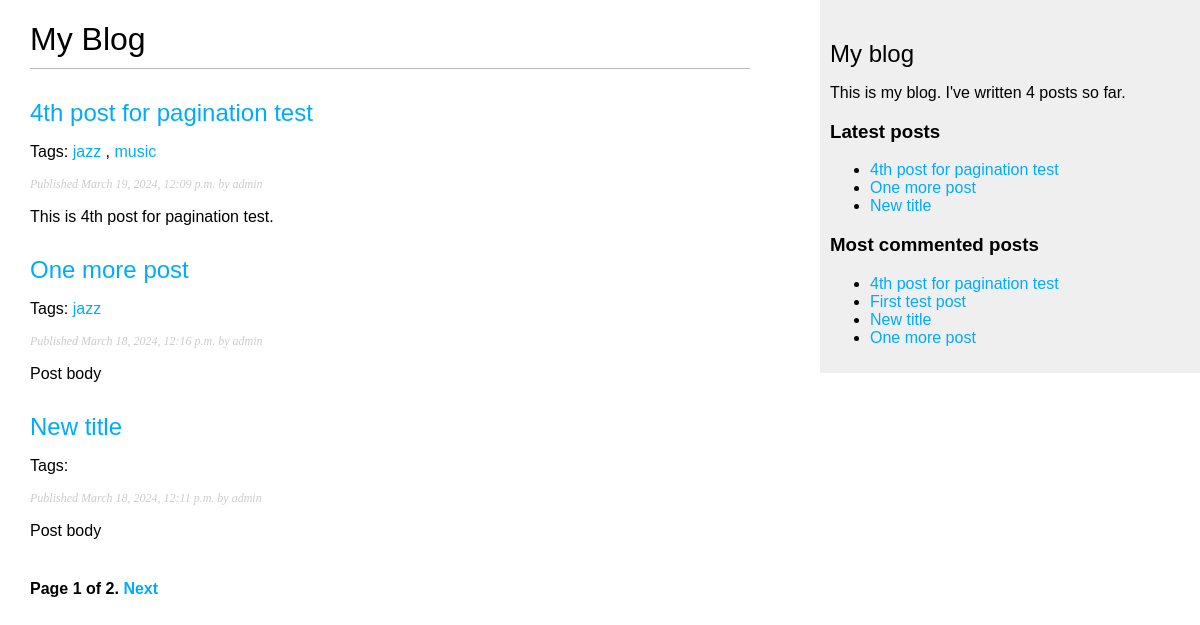
The page /blog/ on the database as committed earlier.
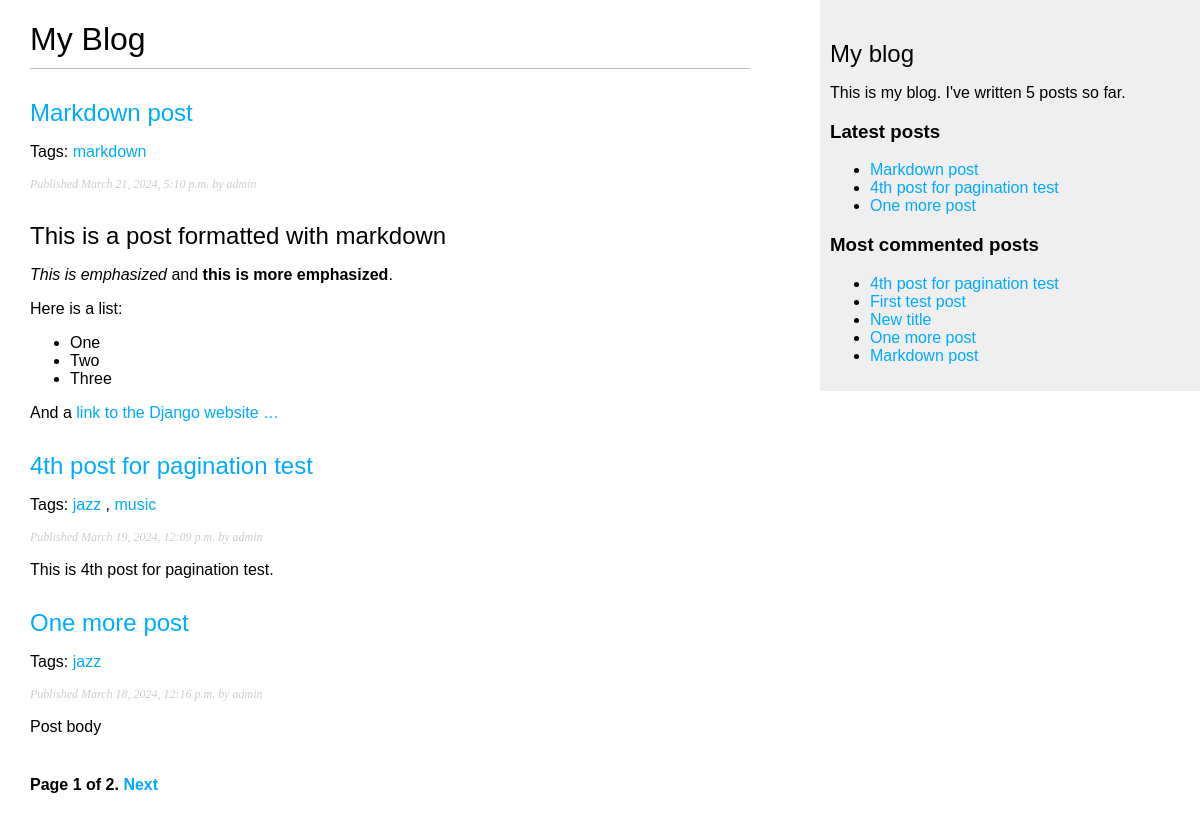
The same page on the database as committed later.
### blog/models.py (models this page shows, shortened)
class Post(models.Model):
    class Status(models.TextChoices):
        DRAFT = 'DF', 'DRAFT'
        PUBLISHED = 'PB', 'Published'
    title = models.CharField(max_length=250)
    slug = models.SlugField(max_length=250, unique_for_date='publish')
    author = models.ForeignKey(User,
                               on_delete=models.CASCADE,
                               related_name='blog_posts')
    body = models.TextField()
    publish = models.DateTimeField(default=timezone.now)
    created = models.DateTimeField(auto_now_add=True)
    updated = models.DateTimeField(auto_now=True)
    status = models.CharField(max_length=2,
                              choices=Status.choices,
                              default=Status.DRAFT)
    objects = models.Manager() #менеджер, применяемый по умолчанию
    published = PublishedManager() #конкретно-прикладной менеджер
    tags = TaggableManager()
    class Meta:
        ordering = ['-publish']
        indexes = [
            models.Index(fields=['-publish']),
        ]
    def get_absolute_url(self):
        return reverse("blog:post_detail", args=[self.publish.year,
                                                 self.publish.month,
                                                 self.publish.day,
                                                 self.slug])

### blog/views.py (the view)
# urls.py: path('', views.post_list, name='post_list'),
def post_list(request, tag_slug=None):
    post_list = Post.published.all()
    tag = None
    if tag_slug:
        tag = get_object_or_404(Tag, slug=tag_slug)
        post_list = post_list.filter(tags__in=[tag])
    paginator = Paginator(post_list, 3)
    page_number = request.GET.get('page', 1)
    try:
        posts = paginator.page(page_number)
    except PageNotAnInteger:
        posts = paginator.page(1)
    except EmptyPage:
        posts = paginator.page(paginator.num_pages)
    return render(request, 'blog/post/list.html', {'posts': posts,
                                                   'tag': tag})

### blog/models.py (called while the page is built)
    def get_queryset(self):
        return super().get_queryset().filter(status=Post.Status.PUBLISHED)

### blog/templatetags/blog_tags.py (called while the page is built)
@register.simple_tag
def total_posts():
    return Post.published.count()

@register.inclusion_tag('blog/post/latest_posts.html')
def show_latest_posts(count=5):
    latest_posts = Post.published.order_by('-publish')[:count]
    return {'latest_posts': latest_posts}

@register.simple_tag
def get_most_commented_posts(count=5):
    return Post.published.annotate(
        total_comments=Count('comments')
    ).order_by('-total_comments')[:count]

@register.filter(name='markdown')
def markdown_format(text):
    return mark_safe(markdown.markdown(text))

### blog/templates/blog/post/list.html (shortened to what this page needs)
{% extends 'blog/base.html' %}
{% load blog_tags %}
{% block content %}
    <h1>My Blog</h1>
    {% for post in posts %}
        <h2>
            <a href="{{ post.get_absolute_url }}">
                {{ post.title }}
            </a>
        </h2>
        <p class="tags">
            Tags:
            {% for tag in post.tags.all %}
                <a href='{% url "blog:post_list_by_tag" tag.slug %}'>
                    {{ tag.name }}
                </a>
                {% if not forloop.last %}, {% endif %}
            {% endfor %}
        </p>
        <p class="date">
            Published {{ post.publish }} by {{ post.author }}
        </p>
        {{ post.body|markdown|truncatewords_html:30}}
    {% endfor %}
    {% include "pagination.html" with page=posts %}
{% endblock %}

### blog/templates/blog/base.html (shortened to what this page needs)
{% load blog_tags %}
{% load static %}
<!DOCTYPE html>
<html>
<head>
    <link href="{% static 'css/blog.css' %}" rel="stylesheet">
</head>
<body>
    <div id="content">
        {% block content %}
        {% endblock %}
    </div>
    <div id="sidebar">
        <h2>My blog</h2>
        <p>This is my blog.
            I've written {% total_posts %} posts so far.
        </p>
        <h3>Latest posts</h3>
        {% show_latest_posts 3 %}
        <h3>Most commented posts</h3>
        {% get_most_commented_posts as most_commented_posts %}
        <ul>
            {% for post in most_commented_posts %}
                <li>
                    <a href='{{ post.get_absolute_url }}'>{{ post.title }}</a>
                </li>
            {% endfor %}
        </ul>
    </div>
</body>
</html>

### blog/templates/pagination.html (shortened to what this page needs)
<div class="pagination">
    <span class="step-links">
        <span class="current">
            Page {{ page.number }} of {{ page.paginator.num_pages }}.
        </span>
        {% if page.has_next %}
            <a href="?page={{ page.next_page_number}}">Next</a>
        {% endif %}
    </span>
</div>

### blog/templates/blog/post/latest_posts.html
<ul>
    {% for post in latest_posts %}
        <li>
            <a href='{{ post.get_absolute_url }}'>{{ post.title }}</a>
        </li>
    {% endfor %}
</ul>

### blog/static/css/blog.css (style rules this page uses)
body { margin:0; padding:0; font-family:helvetica, sans-serif; }
a { color:#00abff; text-decoration:none; }
h1 { font-weight:normal; border-bottom:1px solid #bbb; padding:0 0 10px 0; }
h2 { font-weight:normal; margin:30px 0 0; }
#content { float:left; width:60%; padding:0 0 0 30px; }
#sidebar { float:right; width:30%; padding:10px; background:#efefef; height:100%; }
p.date { color:#ccc; font-family: georgia, serif; font-size: 12px; font-style: italic; }
.pagination { margin:40px 0; font-weight:bold; }

Rows that differ between the two databases and show on the page:
no longer on one of the page's lists (row unchanged): Post: title "New title", publish "March 18, 2024, 12:11 p.m.", author "admin", body "Post body"
added Post: title "Markdown post", publish "March 21, 2024, 5:10 p.m.", author "admin", body "This is a post formatted with markdown This is emphasized and this is more emphasized . Here is a list: One Two Three And a link to the Django website …"
added Tag: name "markdown", shown under "Markdown post"
Other text that changed with them:
text no longer shown: "4"
text now shown: "5"
